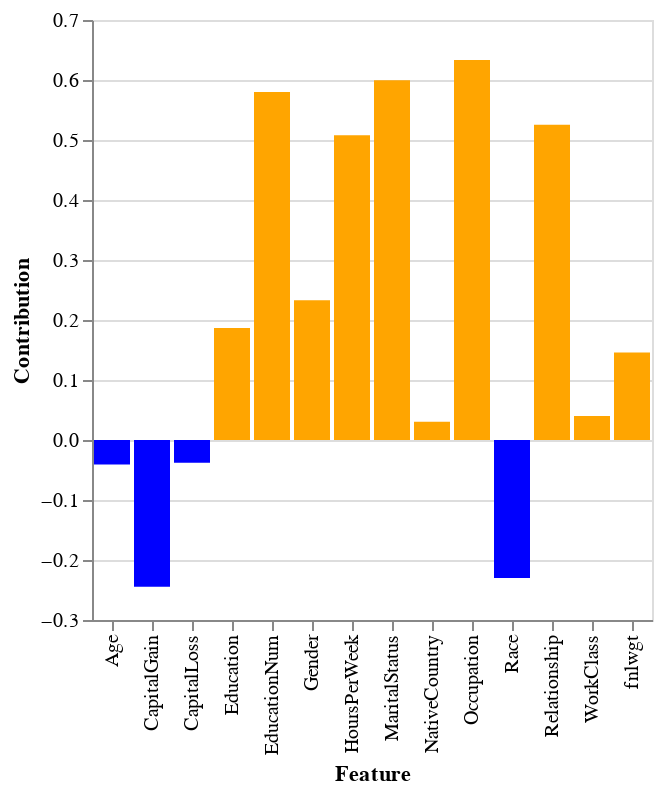

The notebook cell this image was saved under:
### Code cell
ans = eag.run("Based on the chart you just drew on the 3rd row of data, let the contribution in the chart be greater than 0 in orange, less than 0 be in blue.")
print(ans)

### Figure 1 — Vega-Lite specification as saved in the notebook (floating-point values rounded to 4 significant figures)
{"config": {"view": {"continuousWidth": 300, "continuousHeight": 300}}, "data": {"name": "data-bc34f8f08954da502b8ae19e1d8d1c39"}, "mark": {"type": "bar"}, "encoding": {"color": {"field": "Color", "scale": null, "type": "nominal"}, "x": {"field": "Feature", "type": "nominal"}, "y": {"field": "Contribution", "type": "quantitative"}}, "$schema": "https://vega.github.io/schema/vega-lite/v5.17.0.json", "datasets": {"data-bc34f8f08954da502b8ae19e1d8d1c39": [{"Feature": "Age", "Contribution": -0.0408, "Color": "blue"}, {"Feature": "WorkClass", "Contribution": 0.04, "Color": "orange"}, {"Feature": "fnlwgt", "Contribution": 0.1458, "Color": "orange"}, {"Feature": "Education", "Contribution": 0.1866, "Color": "orange"}, {"Feature": "EducationNum", "Contribution": 0.58, "Color": "orange"}, {"Feature": "MaritalStatus", "Contribution": 0.5997, "Color": "orange"}, {"Feature": "Occupation", "Contribution": 0.6335, "Color": "orange"}, {"Feature": "Relationship", "Contribution": 0.5253, "Color": "orange"}, {"Feature": "Race", "Contribution": -0.2302, "Color": "blue"}, {"Feature": "Gender", "Contribution": 0.2328, "Color": "orange"}, {"Feature": "CapitalGain", "Contribution": -0.2444, "Color": "blue"}, {"Feature": "CapitalLoss", "Contribution": -0.0381, "Color": "blue"}, {"Feature": "HoursPerWeek", "Contribution": 0.5081, "Color": "orange"}, {"Feature": "NativeCountry", "Contribution": 0.0305, "Color": "orange"}]}}
